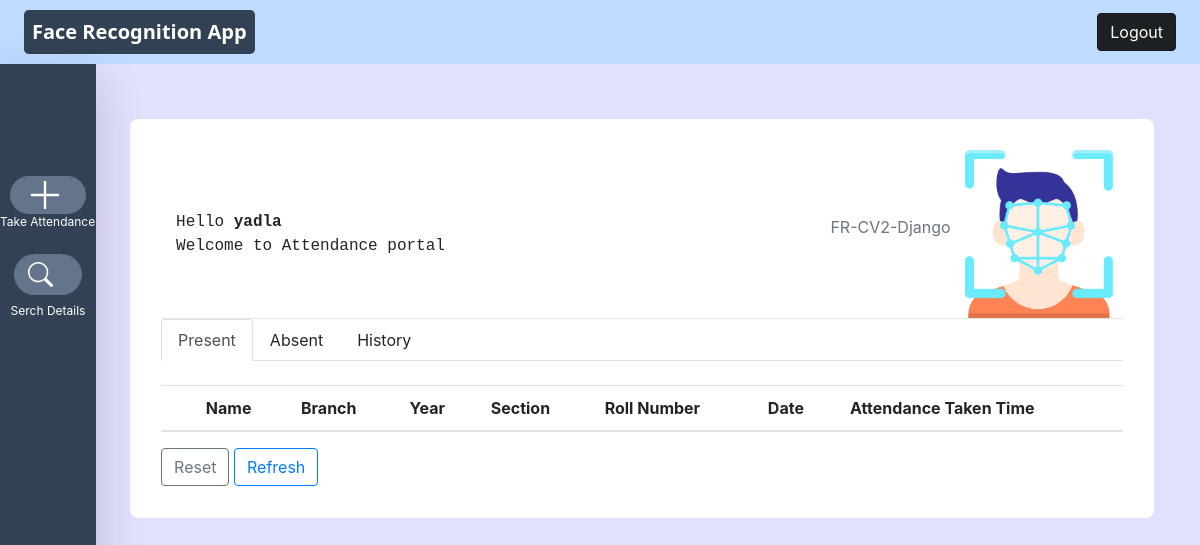
Before: /index/ (signed in) with the older database file.
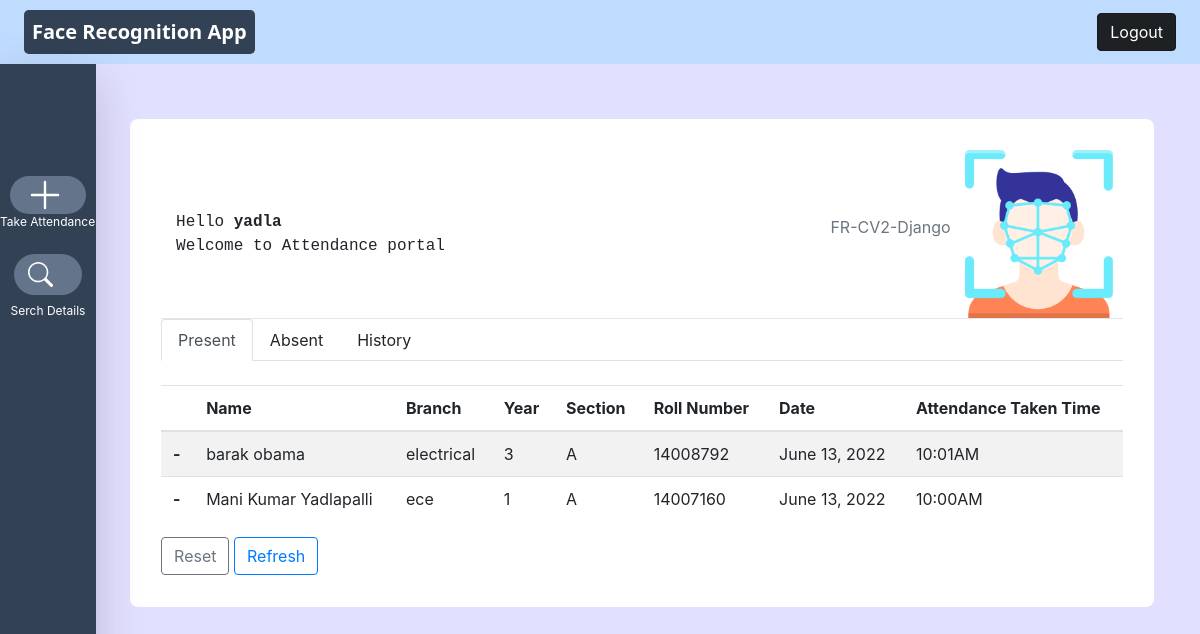
After: the same page with the newer database file.
### Attendance/models.py (models this page shows, shortened)
class Profile(models.Model):
    first_name = models.CharField(max_length=70)
    last_name = models.CharField(max_length=70)
    date = models.DateField()
    phone = models.BigIntegerField()
    email = models.EmailField()
    Year = models.IntegerField()
    Roll_Number = models.IntegerField(null=True)
    Branch = models.CharField(max_length=200)
    Section = models.CharField(max_length=200,null=True)
    status = models.CharField(choices=types,max_length=20,null=True,blank=False,default='Faculty')
    present = models.BooleanField(default=False)
    image = models.ImageField()
    updated = models.DateTimeField(auto_now=True)
    shift = models.TimeField()

### Attendance/views.py (the view)
# urls.py: path('index/', index, name= 'index'),
@login_required(login_url='login')
def index(request):
    scanned = LastFace.objects.all().order_by('date').reverse()
    present = Profile.objects.filter(
        present=True).order_by('updated').reverse()
    absent = Profile.objects.filter(present=False).order_by('shift')
    context = {
        'scanned': scanned,
        'present': present,
        'absent': absent,
    }
    return render(request, 'Attendance/index.html', context)

### Attendance/templates/Attendance/index.html (shortened to what this page needs)
{% extends "Attendance/base.html" %}
{% load static %}
{% block content %}
<div class="min-h-full">
    <nav class="bg-blue-200 z-10">
        <div class="max-w-7xl mx-auto px-4 sm:px-6 lg:px-8">
            <div class="flex items-center justify-between h-16">
                <div class="flex items-center">
                    <div class="flex-shrink-0">
                        <h2 class="font-sans text-xl font-bold bg-slate-700 text-white p-2 rounded-lg">Face Recognition
                            App</h2>
                    </div>
                </div>
                <div>
                    <a href="{% url 'logout' %}"><button type="button"
                            class="btn btn-dark btn-large active">Logout</button></a>
                </div>
            </div>
        </div>
    </nav>
    <div class="fixed  left-0 h-screen w-24 m-0 flex flex-col bg-slate-700 text-white shadow-lg">
        <span class="mx-2.5 mt-28 px-3  bg-slate-500 hover:bg-slate-600 cursor-pointer rounded-full">
            <a target="_blank" class="scan" href="{% url 'details' %}">
                <svg xmlns="http://www.w3.org/2000/svg" width="38" height="38" fill="currentColor" class="bi bi-plus-lg"
                    viewBox="0 0 16 16">
                    <path fill-rule="evenodd"
                        d="M8 2a.5.5 0 0 1 .5.5v5h5a.5.5 0 0 1 0 1h-5v5a.5.5 0 0 1-1 0v-5h-5a.5.5 0 0 1 0-1h5v-5A.5.5 0 0 1 8 2Z" />
                </svg>
            </a>
        </span>
        <p class="text-xs mb-4">Take Attendance</p>
        <span class="mx-3.5  px-3.5 py-2 bg-slate-500 hover:bg-slate-600 cursor-pointer rounded-full">
            <a href="{% url 'profiles' %}">
            </a>
        </span>
        <p class="text-xs mt-2 text-center">Serch Details</p>
    </div>
    <main>
        <div class="w-11/12 mx-0 py-6 sm:px-6 lg:px-8 mx-auto">
            <div class="container emp-profile mx-12 ">
                <div class="profile-details">
                    <div class="flex flex-row justify-around items-center">
                        <div class="col-md-5">
                            {% if request.user.is_authenticated %}
                            <p class="font-mono font-medium tracking-normal">Hello <strong>{{request.user}}</strong></p>
                            <p class="font-mono font-medium tracking-normal"> Welcome to Attendance portal</p>
                        </div>
                        {% endif %}
                        <div class="">
                            <img src="{% static 'img/fcicon.png'%}" alt="" width="30%" class="float-right">
                            <h6 class="text-muted p-1 float-right my-16"> FR-CV2-Django</h6>
                        </div>
                    </div>
                </div>
                <hr>
                <ul class="nav nav-tabs" id="myTab" role="tablist">
                    <li class="nav-item" role="presentation">
                        <a class="nav-link active" id="present-tab" data-toggle="tab" href="#present" role="tab"
                            aria-controls="home" aria-selected="true">Present</a>
                    </li>
                    <li class="nav-item" role="presentation">
                        <a class="nav-link" id="absent-tab" data-toggle="tab" href="#absent" role="tab"
                            aria-controls="profile" aria-selected="false">Absent</a>
                    </li>
                    <li class="nav-item" role="presentation">
                        <a class="nav-link" id="history-tab" data-toggle="tab" href="#history" role="tab"
                            aria-controls="contact" aria-selected="false">History</a>
                    </li>
                </ul>
                <div class="tab-content" id="myTabContent">
                    <br>
                    <div class="tab-pane fade show active" id="present" role="tabpanel" aria-labelledby="home-tab">
                        <table class="table table-striped ">
                            <thead>
                                <tr>
                                    <th scope="col"> </th>
                                    <th scope="col">Name</th>
                                    <th scope="col">Branch</th>
                                    <th scope="col">Year</th>
                                    <th scope="col">Section</th>
                                    <th scope="col">Roll Number</th>
                                    <th scope="col">Date</th>
                                    <th scope="col">Attendance Taken Time</th>
                                </tr>
                            </thead>
                            <tbody>
                                {% for profile in present %}
                                <tr>
                                    <th scope="row">-</th>
                                    <td>{{profile.first_name}} {{profile.last_name}}</td>
                                    <td>{{profile.Branch}}</td>
                                    <td>{{profile.Year}}</td>
                                    <td>{{profile.Section}}</td>
                                    <td>{{profile.Roll_Number}}</td>
                                    <td>{{profile.updated |date}}</td>
                                    <td>{{profile.updated |date:"h:iA"}}</td>
                                </tr>
                                {% endfor%}
                            </tbody>
                        </table>
                        <a href="{% url 'reset' %}"><button type="button"
                                class="btn btn-outline-secondary">Reset</button></a>
                        <a href="{% url 'index' %}"><button type="button"
                                class="btn btn-outline-primary">Refresh</button></a>
                    </div>
                </div>
            </div>
        </div>
    </main>
</div>
{% endblock content %}

### Attendance/templates/Attendance/base.html (shortened to what this page needs)
{% load static %}
<html lang="en">
<head>
    <link rel="stylesheet" href="https://cdn.jsdelivr.net/npm/bootstrap@4.5.3/dist/css/bootstrap.min.css"
>
    <link href="//maxcdn.bootstrapcdn.com/bootstrap/4.1.1/css/bootstrap.min.css" rel="stylesheet" id="bootstrap-css">
    <link rel="stylesheet" href="{% static 'css/details.css' %}">
    <link rel="stylesheet" href="{% static 'css/body.css' %}">
    <link rel="stylesheet" href="{% static 'css/login_register.css' %}">
    <script src="https://cdn.tailwindcss.com"></script>
</head>
<body>
    {% block content%}
    {% endblock content %}
</body>
</html>

### static/css/details.css (style rules this page uses)
.emp-profile { padding: 3%; margin-top: 3%; margin-bottom: 3%; border-radius: 0.5rem; background: #fff; }

### static/css/body.css (style rules this page uses)
body { background-color: #E2E0FF; overflow: hidden; }

Changed rows visible on the page:
now on this page (row edited): Profile: first_name "barak", last_name "obama", Branch "electrical", Year "3", Section "A", Roll_Number "14008792", updated "June 13, 2022", updated "10:01AM"
added Profile: first_name "Mani Kumar", last_name "Yadlapalli", Branch "ece", Year "1", Section "A", Roll_Number "14007160", updated "June 13, 2022", updated "10:00AM"
